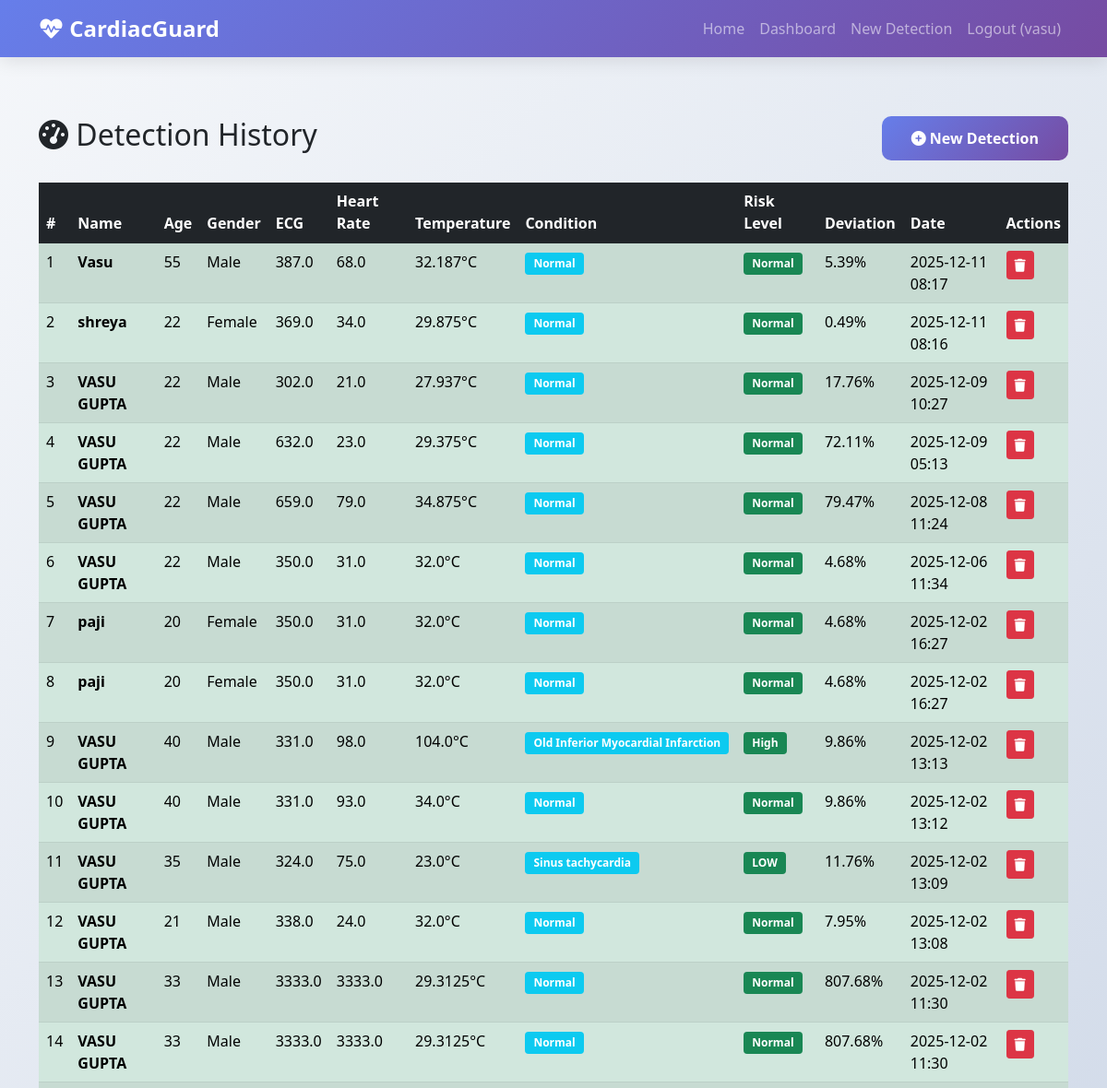
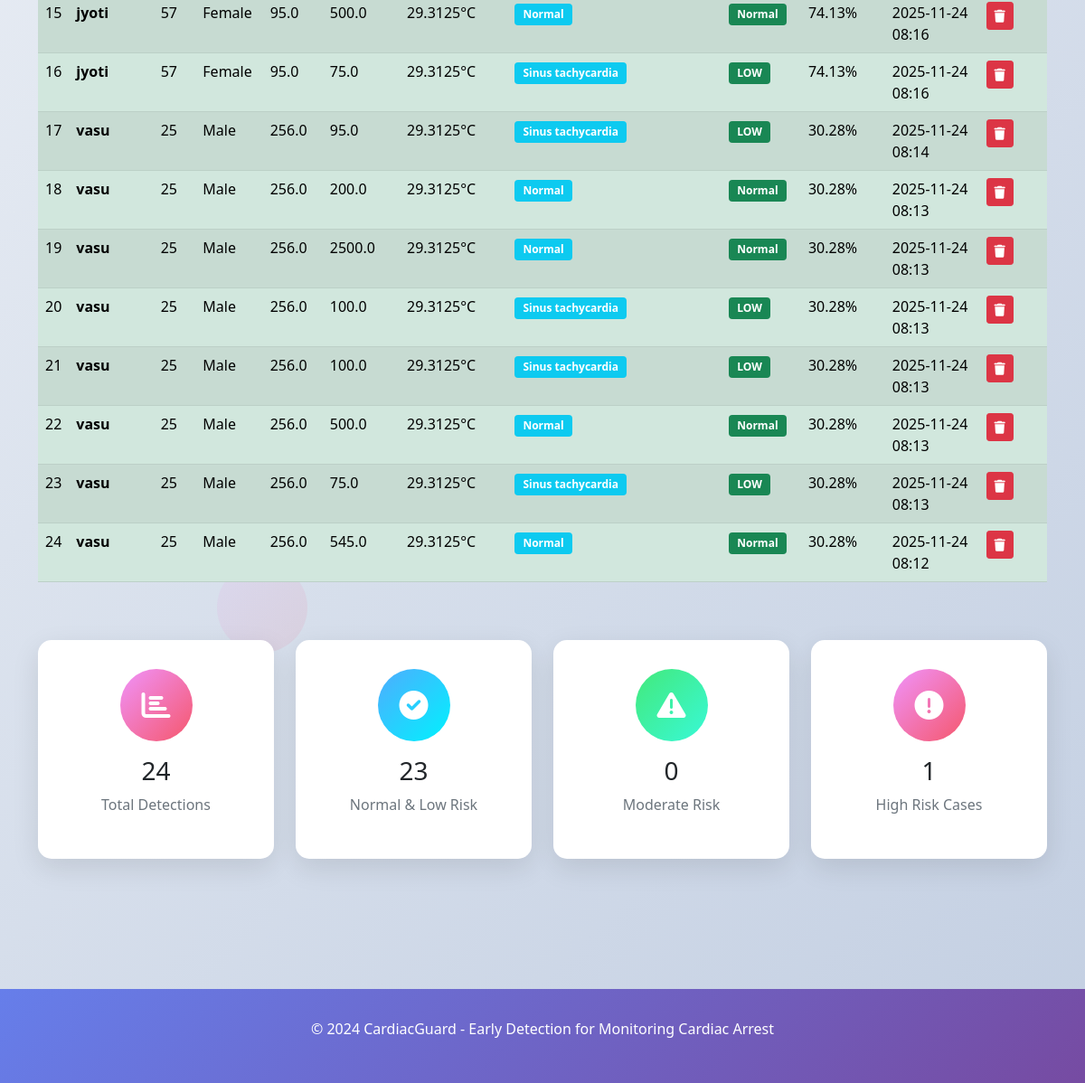
/dashboard (signed in), run on the app's committed database (2 pictures, top to bottom).
### tables this page shows
CREATE TABLE detections
                 (id INTEGER PRIMARY KEY AUTOINCREMENT,
                  user_id INTEGER,
                  name TEXT,
                  age INTEGER,
                  gender TEXT,
                  height REAL,
                  weight REAL,
                  ecg REAL,
                  heart_rate REAL,
                  temperature REAL,
                  history TEXT,
                  prediction_result INTEGER,
                  risk_level TEXT,
                  deviation_percentage REAL,
                  condition TEXT,
                  created_at TIMESTAMP DEFAULT CURRENT_TIMESTAMP,
                  FOREIGN KEY (user_id) REFERENCES users (id));

### app.py (the view)
@app.route('/dashboard')
def dashboard():
    if 'user_id' not in session:
        return redirect(url_for('login'))
    conn = get_db_connection()
    detections = conn.execute('''
        SELECT * FROM detections
        WHERE user_id = ?
        ORDER BY created_at DESC
    ''', (session['user_id'],)).fetchall()
    conn.close()
    return render_template('dashboard.html', detections=detections)

### app.py (called while the page is built)
def get_db_connection():
    conn = sqlite3.connect('cardiac.db')
    conn.row_factory = sqlite3.Row
    return conn

### templates/dashboard.html (shortened to what this page needs)
{% extends "base.html" %}
{% block content %}
<div class="container py-5">
    <div class="row">
        <div class="col-12">
            <div class="d-flex justify-content-between align-items-center mb-4">
                <h2><i class="fas fa-tachometer-alt"></i> Detection History</h2>
                <a href="{{ url_for('input_form') }}" class="btn btn-primary">
                    <i class="fas fa-plus-circle"></i> New Detection
                </a>
            </div>
            {% if detections %}
            <div class="table-responsive">
                <table class="table table-hover table-striped" id="detectionsTable">
                    <thead class="table-dark">
                        <tr>
                            <th>#</th>
                            <th>Name</th>
                            <th>Age</th>
                            <th>Gender</th>
                            <th>ECG</th>
                            <th>Heart Rate</th>
                            <th>Temperature</th>
                            <th>Condition</th>
                            <th>Risk Level</th>
                            <th>Deviation</th>
                            <th>Date</th>
                            <th>Actions</th>
                        </tr>
                    </thead>
                    <tbody>
                        {% for detection in detections %}
                        <tr class="{% if detection.risk_level == 'HIGH' %}table-danger{% elif detection.risk_level == 'MODERATE' %}table-warning{% else %}table-success{% endif %}">
                            <td>{{ loop.index }}</td>
                            <td><strong>{{ detection.name }}</strong></td>
                            <td>{{ detection.age }}</td>
                            <td>{{ "Female" if detection.gender == "1" else "Male" }}</td>
                            <td>{{ detection.ecg }}</td>
                            <td>{{ detection.heart_rate }}</td>
                            <td>{{ detection.temperature }}°C</td>
                            <td>
                                <span class="badge bg-info">{{ detection.condition }}</span>
                            </td>
                            <td>
                                <span class="badge {% if detection.risk_level == 'HIGH' %}bg-danger{% elif detection.risk_level == 'MODERATE' %}bg-warning{% else %}bg-success{% endif %}">
                                    {{ detection.risk_level }}
                                </span>
                            </td>
                            <td>{{ detection.deviation_percentage }}%</td>
                            <td>{{ detection.created_at[:16] }}</td>
                            <td>
                                <a href="{{ url_for('delete_detection', detection_id=detection.id) }}"
                                   class="btn btn-sm btn-danger"
                                   onclick="return confirm('Are you sure you want to delete this detection?')">
                                    <i class="fas fa-trash"></i>
                                </a>
                            </td>
                        </tr>
                        {% endfor %}
                    </tbody>
                </table>
            </div>
<div class="row mt-5">
    <div class="col-md-3">
        <div class="dashboard-card text-center">
            <div class="feature-icon mx-auto mb-3">
                <i class="fas fa-chart-bar"></i>
            </div>
            <h3>{{ detections|length }}</h3>
            <p class="text-muted">Total Detections</p>
        </div>
    </div>
    <div class="col-md-3">
        <div class="dashboard-card text-center">
            <div class="feature-icon mx-auto mb-3" style="background: var(--success-gradient);">
                <i class="fas fa-check-circle"></i>
            </div>
            <h3>{{ (detections|selectattr('risk_level', 'equalto', 'Normal')|list|length) + (detections|selectattr('risk_level', 'equalto', 'LOW')|list|length) }}</h3>
            <p class="text-muted">Normal & Low Risk</p>
        </div>
    </div>
    <div class="col-md-3">
        <div class="dashboard-card text-center">
            <div class="feature-icon mx-auto mb-3" style="background: var(--warning-gradient);">
                <i class="fas fa-exclamation-triangle"></i>
            </div>
            <h3>{{ detections|selectattr('risk_level', 'equalto', 'Moderate')|list|length }}</h3>
            <p class="text-muted">Moderate Risk</p>
        </div>
    </div>
    <div class="col-md-3">
        <div class="dashboard-card text-center">
            <div class="feature-icon mx-auto mb-3" style="background: var(--secondary-gradient);">
                <i class="fas fa-exclamation-circle"></i>
            </div>
            <h3>{{ detections|selectattr('risk_level', 'equalto', 'High')|list|length }}</h3>
            <p class="text-muted">High Risk Cases</p>
        </div>
    </div>
</div>
            {% endif %}
        </div>
    </div>
</div>
{% endblock %}

### templates/base.html (shortened to what this page needs)
<!DOCTYPE html>
<html lang="en">
<head>
    <link href="https://cdn.jsdelivr.net/npm/bootstrap@5.1.3/dist/css/bootstrap.min.css" rel="stylesheet">
    <link href="https://cdnjs.cloudflare.com/ajax/libs/font-awesome/6.0.0/css/all.min.css" rel="stylesheet">
    <link href="{{ url_for('static', filename='css/style.css') }}" rel="stylesheet">
</head>
<body>
    <nav class="navbar navbar-expand-lg navbar-dark custom-navbar">
        <div class="container">
            <a class="navbar-brand" href="{{ url_for('index') }}">
                <i class="fas fa-heartbeat"></i> CardiacGuard
            </a>
            <div class="collapse navbar-collapse" id="navbarNav">
                <ul class="navbar-nav ms-auto">
                    <li class="nav-item">
                        <a class="nav-link" href="{{ url_for('index') }}">Home</a>
                    </li>
                    {% if session.user_id %}
                    <li class="nav-item">
                        <a class="nav-link" href="{{ url_for('dashboard') }}">Dashboard</a>
                    </li>
                    <li class="nav-item">
                        <a class="nav-link" href="{{ url_for('input_form') }}">New Detection</a>
                    </li>
                    <li class="nav-item">
                        <a class="nav-link" href="{{ url_for('logout') }}">Logout ({{ session.username }})</a>
                    </li>
                    {% endif %}
                </ul>
            </div>
        </div>
    </nav>
    <main>
        {% block content %}{% endblock %}
    </main>
    <div class="floating-elements">
        <div class="floater floater-3"></div>
    </div>
    <footer class="custom-footer">
        <div class="container text-center">
            <p>&copy; 2024 CardiacGuard - Early Detection for Monitoring Cardiac Arrest</p>
        </div>
    </footer>
</body>
</html>

### static/css/style.css (style rules this page uses)
:root { --primary-gradient: linear-gradient(135deg, #667eea 0%, #764ba2 100%); --secondary-gradient: linear-gradient(135deg, #f093fb 0%, #f5576c 100%); --success-gradient: linear-gradient(135deg, #4facfe 0%, #00f2fe 100%); --warning-gradient: linear-gradient(135deg, #43e97b 0%, #38f9d7 100%); }
body { font-family: 'Segoe UI', Tahoma, Geneva, Verdana, sans-serif; background: linear-gradient(135deg, #f5f7fa 0%, #c3cfe2 100%); min-height: 100vh; position: relative; overflow-x: hidden; }
.custom-navbar { background: var(--primary-gradient) !important; box-shadow: 0 4px 20px rgba(0,0,0,0.1); }
.navbar-brand { font-weight: bold; font-size: 1.5rem; }
.feature-icon { width: 80px; height: 80px; margin: 0 auto 1.5rem; background: var(--secondary-gradient); border-radius: 50%; display: flex; align-items: center; justify-content: center; font-size: 2rem; color: white; }
.btn-primary { background: var(--primary-gradient); border: none; border-radius: 10px; padding: 0.75rem 2rem; font-weight: 600; transition: all 0.3s ease; }
.dashboard-card { background: white; border-radius: 15px; box-shadow: 0 10px 30px rgba(0,0,0,0.1); padding: 2rem; margin-bottom: 2rem; transition: transform 0.3s ease; }
.floating-elements { position: fixed; top: 0; left: 0; width: 100%; height: 100%; pointer-events: none; z-index: -1; }
.floater { position: absolute; background: var(--secondary-gradient); border-radius: 50%; opacity: 0.1; animation: float 6s ease-in-out infinite; }
.floater-3 { width: 100px; height: 100px; bottom: 20%; left: 20%; animation-delay: 4s; }
.custom-footer { background: var(--primary-gradient); color: white; padding: 2rem 0; margin-top: 4rem; }
.badge { font-size: 0.75em; padding: 0.5em 0.75em; }

### data on the page
detections: name "Vasu", age "55", gender "Male", ecg "387.0", heart_rate "68.0", temperature "32.187", condition "Normal", risk_level "Normal", deviation_percentage "5.39", created_at "2025-12-11 08:17"
detections: name "shreya", age "22", gender "Female", ecg "369.0", heart_rate "34.0", temperature "29.875", condition "Normal", risk_level "Normal", deviation_percentage "0.49", created_at "2025-12-11 08:16"
detections: name "VASU GUPTA", age "22", gender "Male", ecg "302.0", heart_rate "21.0", temperature "27.937", condition "Normal", risk_level "Normal", deviation_percentage "17.76", created_at "2025-12-09 10:27"
detections: name "VASU GUPTA", age "22", gender "Male", ecg "632.0", heart_rate "23.0", temperature "29.375", condition "Normal", risk_level "Normal", deviation_percentage "72.11", created_at "2025-12-09 05:13"
detections: name "VASU GUPTA", age "22", gender "Male", ecg "659.0", heart_rate "79.0", temperature "34.875", condition "Normal", risk_level "Normal", deviation_percentage "79.47", created_at "2025-12-08 11:24"
detections: name "VASU GUPTA", age "22", gender "Male", ecg "350.0", heart_rate "31.0", temperature "32.0", condition "Normal", risk_level "Normal", deviation_percentage "4.68", created_at "2025-12-06 11:34"
detections: name "paji", age "20", gender "Female", ecg "350.0", heart_rate "31.0", temperature "32.0", condition "Normal", risk_level "Normal", deviation_percentage "4.68", created_at "2025-12-02 16:27"
detections: name "paji", age "20", gender "Female", ecg "350.0", heart_rate "31.0", temperature "32.0", condition "Normal", risk_level "Normal", deviation_percentage "4.68", created_at "2025-12-02 16:27"
detections: name "VASU GUPTA", age "40", gender "Male", ecg "331.0", heart_rate "98.0", temperature "104.0", condition "Old Inferior Myocardial Infarction", risk_level "High", deviation_percentage "9.86", created_at "2025-12-02 13:13"
detections: name "VASU GUPTA", age "40", gender "Male", ecg "331.0", heart_rate "93.0", temperature "34.0", condition "Normal", risk_level "Normal", deviation_percentage "9.86", created_at "2025-12-02 13:12"
detections: name "VASU GUPTA", age "35", gender "Male", ecg "324.0", heart_rate "75.0", temperature "23.0", condition "Sinus tachycardia", risk_level "LOW", deviation_percentage "11.76", created_at "2025-12-02 13:09"
detections: name "VASU GUPTA", age "21", gender "Male", ecg "338.0", heart_rate "24.0", temperature "32.0", condition "Normal", risk_level "Normal", deviation_percentage "7.95", created_at "2025-12-02 13:08"
detections: name "VASU GUPTA", age "33", gender "Male", ecg "3333.0", heart_rate "3333.0", temperature "29.3125", condition "Normal", risk_level "Normal", deviation_percentage "807.68", created_at "2025-12-02 11:30"
detections: name "VASU GUPTA", age "33", gender "Male", ecg "3333.0", heart_rate "3333.0", temperature "29.3125", condition "Normal", risk_level "Normal", deviation_percentage "807.68", created_at "2025-12-02 11:30"
detections: name "jyoti", age "57", gender "Female", ecg "95.0", heart_rate "500.0", temperature "29.3125", condition "Normal", risk_level "Normal", deviation_percentage "74.13", created_at "2025-11-24 08:16"
detections: name "jyoti", age "57", gender "Female", ecg "95.0", heart_rate "75.0", temperature "29.3125", condition "Sinus tachycardia", risk_level "LOW", deviation_percentage "74.13", created_at "2025-11-24 08:16"
detections: name "vasu", age "25", gender "Male", ecg "256.0", heart_rate "95.0", temperature "29.3125", condition "Sinus tachycardia", risk_level "LOW", deviation_percentage "30.28", created_at "2025-11-24 08:14"
detections: name "vasu", age "25", gender "Male", ecg "256.0", heart_rate "200.0", temperature "29.3125", condition "Normal", risk_level "Normal", deviation_percentage "30.28", created_at "2025-11-24 08:13"
detections: name "vasu", age "25", gender "Male", ecg "256.0", heart_rate "2500.0", temperature "29.3125", condition "Normal", risk_level "Normal", deviation_percentage "30.28", created_at "2025-11-24 08:13"
detections: name "vasu", age "25", gender "Male", ecg "256.0", heart_rate "100.0", temperature "29.3125", condition "Sinus tachycardia", risk_level "LOW", deviation_percentage "30.28", created_at "2025-11-24 08:13"
detections: name "vasu", age "25", gender "Male", ecg "256.0", heart_rate "100.0", temperature "29.3125", condition "Sinus tachycardia", risk_level "LOW", deviation_percentage "30.28", created_at "2025-11-24 08:13"
detections: name "vasu", age "25", gender "Male", ecg "256.0", heart_rate "500.0", temperature "29.3125", condition "Normal", risk_level "Normal", deviation_percentage "30.28", created_at "2025-11-24 08:13"
detections: name "vasu", age "25", gender "Male", ecg "256.0", heart_rate "75.0", temperature "29.3125", condition "Sinus tachycardia", risk_level "LOW", deviation_percentage "30.28", created_at "2025-11-24 08:13"
detections: name "vasu", age "25", gender "Male", ecg "256.0", heart_rate "545.0", temperature "29.3125", condition "Normal", risk_level "Normal", deviation_percentage "30.28", created_at "2025-11-24 08:12"

### other printed values
{{ session.username }} "vasu"
{{ detections|length }} "24"
{{ detections|selectattr('risk_level', 'equalto', 'Moderate')|list|length }} "0"
{{ detections|selectattr('risk_level', 'equalto', 'High')|list|length }} "1"
